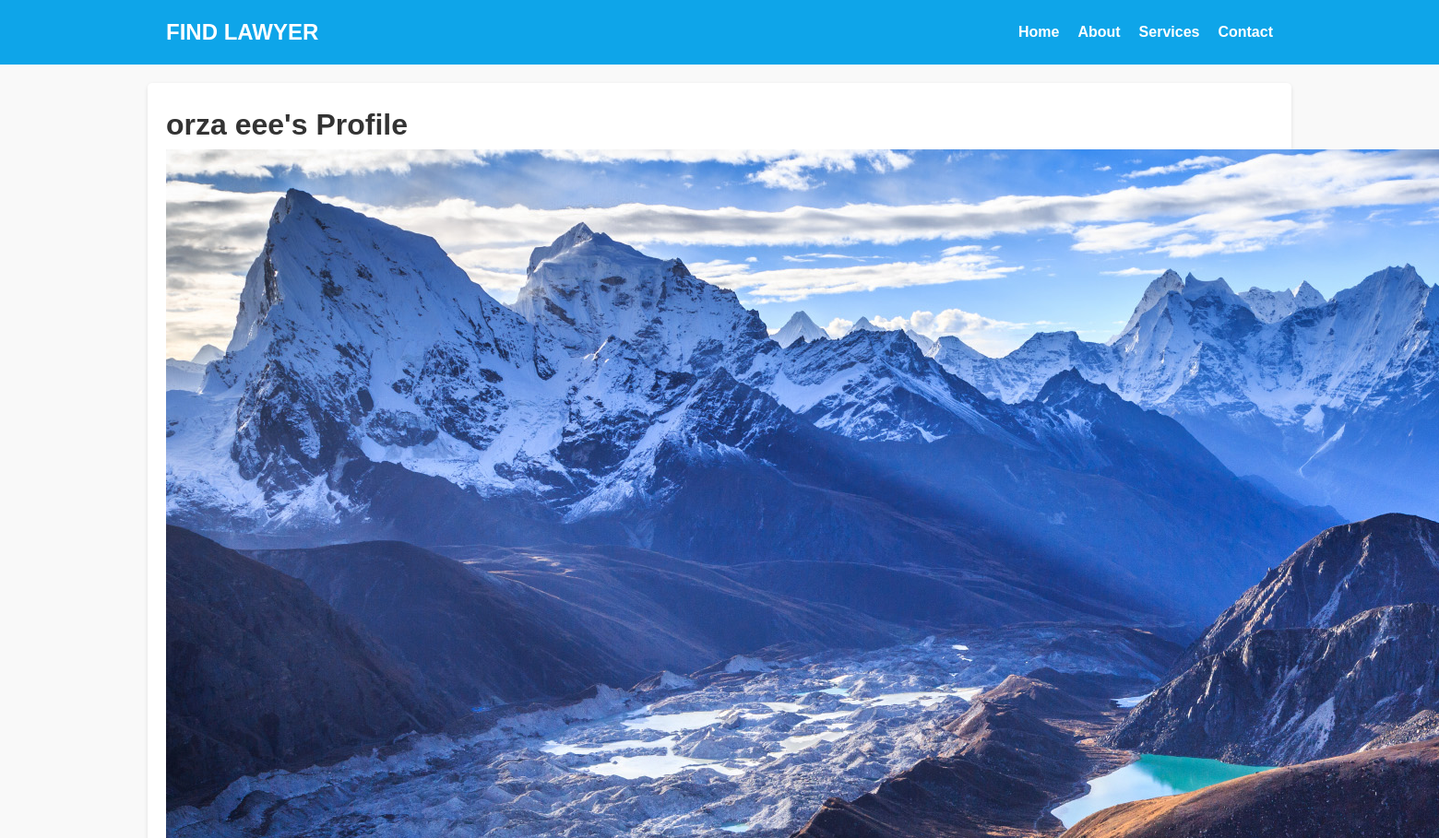
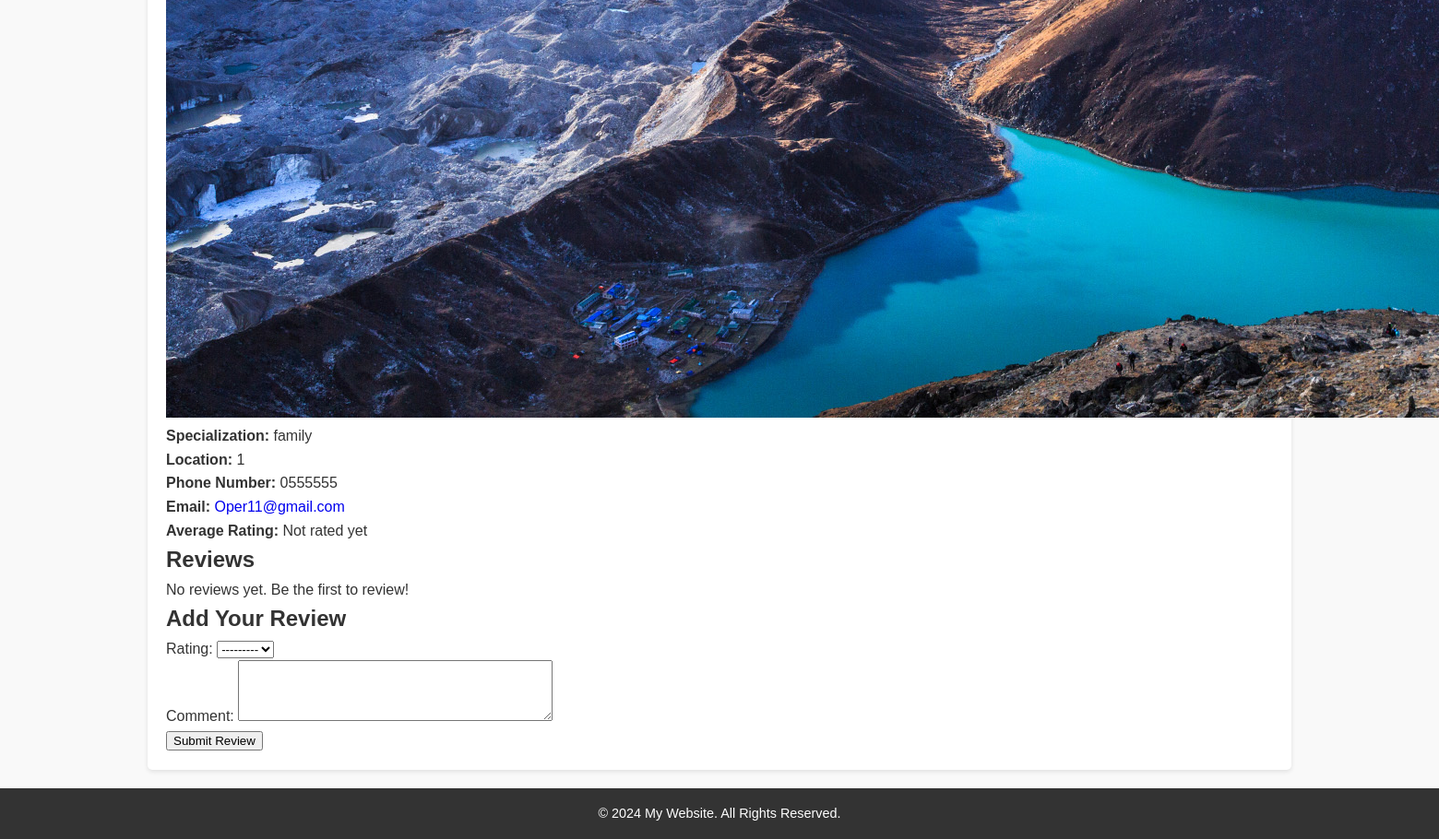
Screenshot of /lawyer/5/ with the database file from the repository (2 pictures, top to bottom).
### home/models.py (models this page shows, shortened)
class Lawyer(models.Model):
    first_name = models.CharField(max_length=100)
    last_name = models.CharField(max_length=100)
    specialization = models.CharField(max_length=200)
    location = models.CharField(max_length=200)
    photo = models.ImageField(upload_to='lawyer_photos/', null=True, blank=True)
    rating = models.DecimalField(max_digits=2, decimal_places=1, default=0.0)
    price_range = models.DecimalField(max_digits=10, decimal_places=2, default=0.0)
    years_of_experience = models.PositiveIntegerField()
    phone_number = models.CharField(max_length=15, blank=True, null=True)
    email = models.EmailField(blank=True, null=True)
    created_at = models.DateTimeField(default=timezone.now)  # Automatically set the current time

### home/views.py (the view, shortened to what this page needs)
# urls.py: path('lawyer/<int:pk>/', views.lawyer_profile, name='lawyer_profile'),
def lawyer_profile(request, pk):
    lawyer = get_object_or_404(Lawyer, pk=pk)
    reviews = lawyer.reviews.all()  # Fetch all reviews for the lawyer
    form = ReviewForm()  # Initialize the form here
    return render(request, 'home/lawyer_profile.html', {'lawyer': lawyer, 'reviews': reviews, 'form': form})

### home/forms.py
class ReviewForm(forms.ModelForm):
    class Meta:
        model = Review
        fields = ['rating', 'comment']
        widgets = {
            'rating': forms.Select(choices=[(i, i) for i in range(1, 6)]),
            'comment': forms.Textarea(attrs={'rows': 4}),
        }

### home/templates/home/lawyer_profile.html (shortened to what this page needs)
{% extends 'home/base_generic.html' %}
{% load static %}
{% block content %}
<div class="profile-container">
    <h1>{{ lawyer.first_name }} {{ lawyer.last_name }}'s Profile</h1>
    <div class="profile">
        <div class="profile-photo">
            {% if lawyer.photo %}
                <img src="{{ lawyer.photo.url }}" alt="{{ lawyer.first_name }}'s photo">
            {% else %}
                <p>No photo available</p>
            {% endif %}
        </div>
        <div class="profile-details">
            <p><strong>Specialization:</strong> {{ lawyer.specialization }}</p>
            <p><strong>Location:</strong> {{ lawyer.location }}</p>
            <p><strong>Phone Number:</strong> {{ lawyer.phone_number }}</p>
            <p><strong>Email:</strong> <a href="mailto:{{ lawyer.email }}">{{ lawyer.email }}</a></p>
            <p><strong>Average Rating:</strong> {{ lawyer.average_rating|default:"Not rated yet" }}</p>
        </div>
    </div>
    <div class="reviews-section">
        <h2>Reviews</h2>
        {% if reviews %}
            {% for review in reviews %}
                <div class="review">
                    <p><strong>{{ review.user.username }}</strong> rated {{ review.rating }} stars</p>
                    <p>{{ review.comment }}</p>
                    <p><em>{{ review.created_at }}</em></p>
                </div>
            {% endfor %}
        {% else %}
            <p>No reviews yet. Be the first to review!</p>
        {% endif %}
    </div>
    <div class="add-review">
        <h2>Add Your Review</h2>
        <form method="post">
            {{ form.as_p }}
            <button type="submit">Submit Review</button>
        </form>
    </div>
</div>
{% endblock %}

### home/static/home/styles_base.css (style rules this page uses)
body, h1, h2, h3, h4, h5, h6, p, ul, li, a { margin: 0; padding: 0; text-decoration: none; list-style: none; box-sizing: border-box; }
body { font-family: Arial, sans-serif; line-height: 1.6; color: #333; background-color: #f9f9f9; }

### rows the page displays
Lawyer: first_name "orza", last_name "eee", photo (picture), specialization "family", location "1", phone_number "0555555", email "Oper11@gmail.com"

### other values shown
{{ lawyer.average_rating|default:"Not rated yet" }} "Not rated yet"
